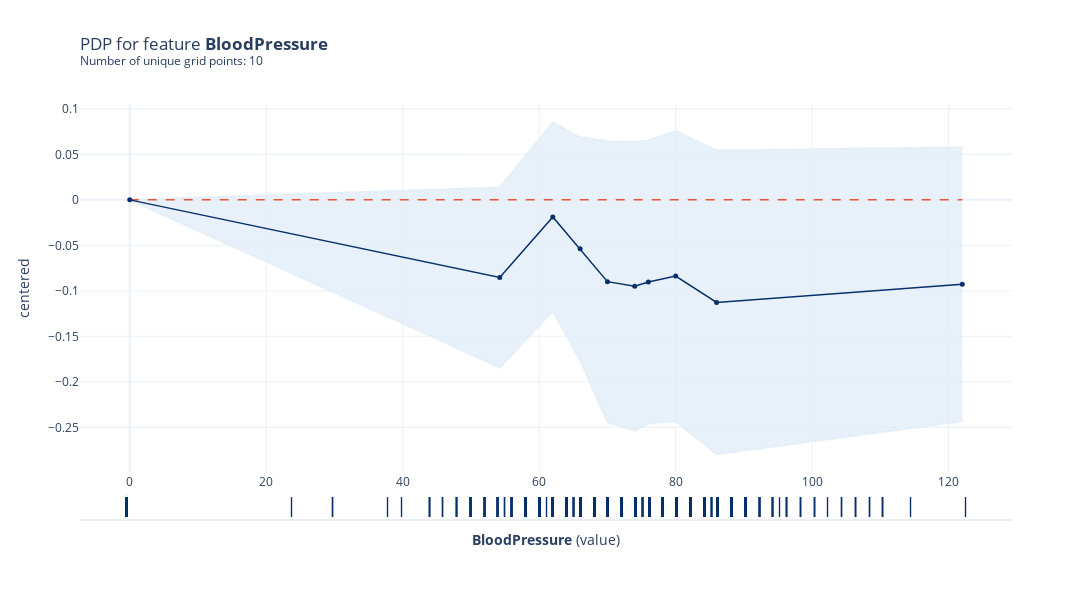

Write notebook code for a chart like this one.
### Code cell
from pdpbox import pdp
copied = data.copy()
pdp_feature = pdp.PDPIsolate(
    df=copied,
    feature='BloodPressure',
    feature_name='BloodPressure',
    model = model,
    model_features=list(data.drop('Outcome', axis=1).columns)
)
fig, axes = pdp_feature.plot(plot_pts_dist=True)
fig.show()

### Figure 1 — Plotly figure (JSON) as saved in the notebook; plotly's stock layout.template omitted (floating-point values rounded to 4 significant figures; data arrays with more than 128 entries replaced by an {"elided": "..."} marker saying what was removed)
{"data": [{"hoverinfo": "none", "line": {"color": "rgba(227,238,248,0.8)"}, "mode": "lines", "type": "scatter", "x": [0, 54.22, 62, 66, 70, 74, 76, 80, 86, 122], "xaxis": "x", "y": [0, 0.01367, 0.08489, 0.06874, 0.06452, 0.06387, 0.06536, 0.07554, 0.05421, 0.05786], "yaxis": "y"}, {"fill": "tonexty", "fillcolor": "rgba(227,238,248,0.8)", "hoverinfo": "none", "line": {"color": "rgba(227,238,248,0.8)"}, "mode": "lines", "type": "scatter", "x": [0, 54.22, 62, 66, 70, 74, 76, 80, 86, 122], "xaxis": "x", "y": [0, -0.1842, -0.1224, -0.1764, -0.2443, -0.2538, -0.2459, -0.2432, -0.2796, -0.2434], "yaxis": "y"}, {"hoverinfo": "none", "line": {"color": "#E75438", "dash": "dash", "width": 1.5}, "mode": "lines", "type": "scatter", "x": [0, 54.22, 62, 66, 70, 74, 76, 80, 86, 122], "xaxis": "x", "y": [0, 0, 0, 0, 0, 0, 0, 0, 0, 0], "yaxis": "y"}, {"hovertemplate": "%{y}", "line": {"color": "rgba(8,48,107,1.0)", "width": 1.5}, "marker": {"color": "rgba(8,48,107,1.0)", "size": 5}, "mode": "lines+markers", "name": "pdp", "type": "scatter", "x": [0, 54.22, 62, 66, 70, 74, 76, 80, 86, 122], "xaxis": "x", "y": [0, -0.08529, -0.01873, -0.05382, -0.08988, -0.09495, -0.09025, -0.08381, -0.1127, -0.09275], "yaxis": "y"}, {"hoverinfo": "none", "mode": "text", "name": "dist", "showlegend": false, "text": {"elided": "768 str values"}, "textfont": {"color": "rgba(8,48,107,1.0)", "size": 20}, "textposition": "middle center", "type": "scatter", "x": {"elided": "768 int values"}, "xaxis": "x2", "y": {"elided": "768 int values"}, "yaxis": "y2"}], "layout": {"height": 600, "showlegend": false, "title": {"text": "PDP for feature <b>BloodPressure</b> <br><sup>Number of unique grid points: 10</sup>", "x": 0, "xref": "paper"}, "width": 1200, "xaxis": {"anchor": "y", "domain": [0, 1]}, "xaxis2": {"anchor": "y2", "domain": [0, 1], "showgrid": false, "showticklabels": false, "title": {"text": "<b>BloodPressure</b> (value)"}}, "yaxis": {"anchor": "x", "domain": [0.1127, 0.99], "title": {"text": "centered"}}, "yaxis2": {"anchor": "x2", "domain": [0, 0.06267], "showgrid": false, "showticklabels": false}}}
